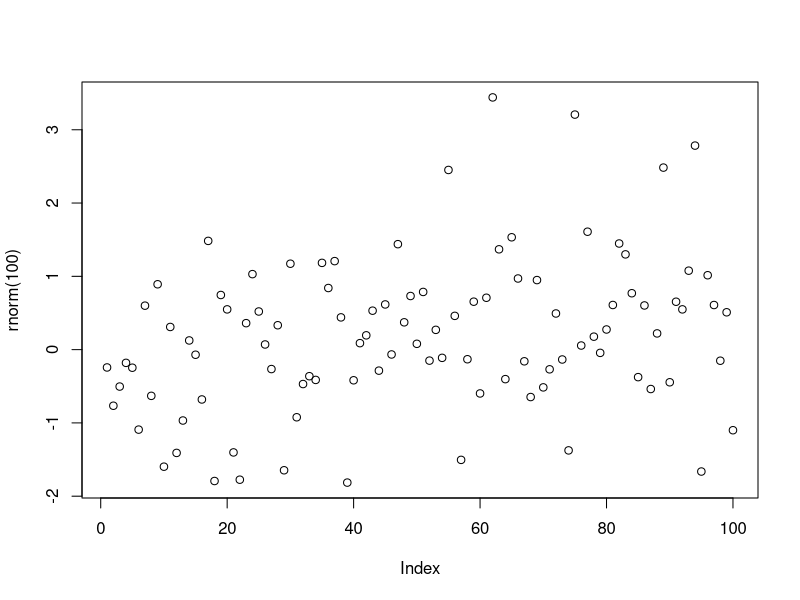

Source code (R):
## ---- chunk 1
plot(rnorm(100))
